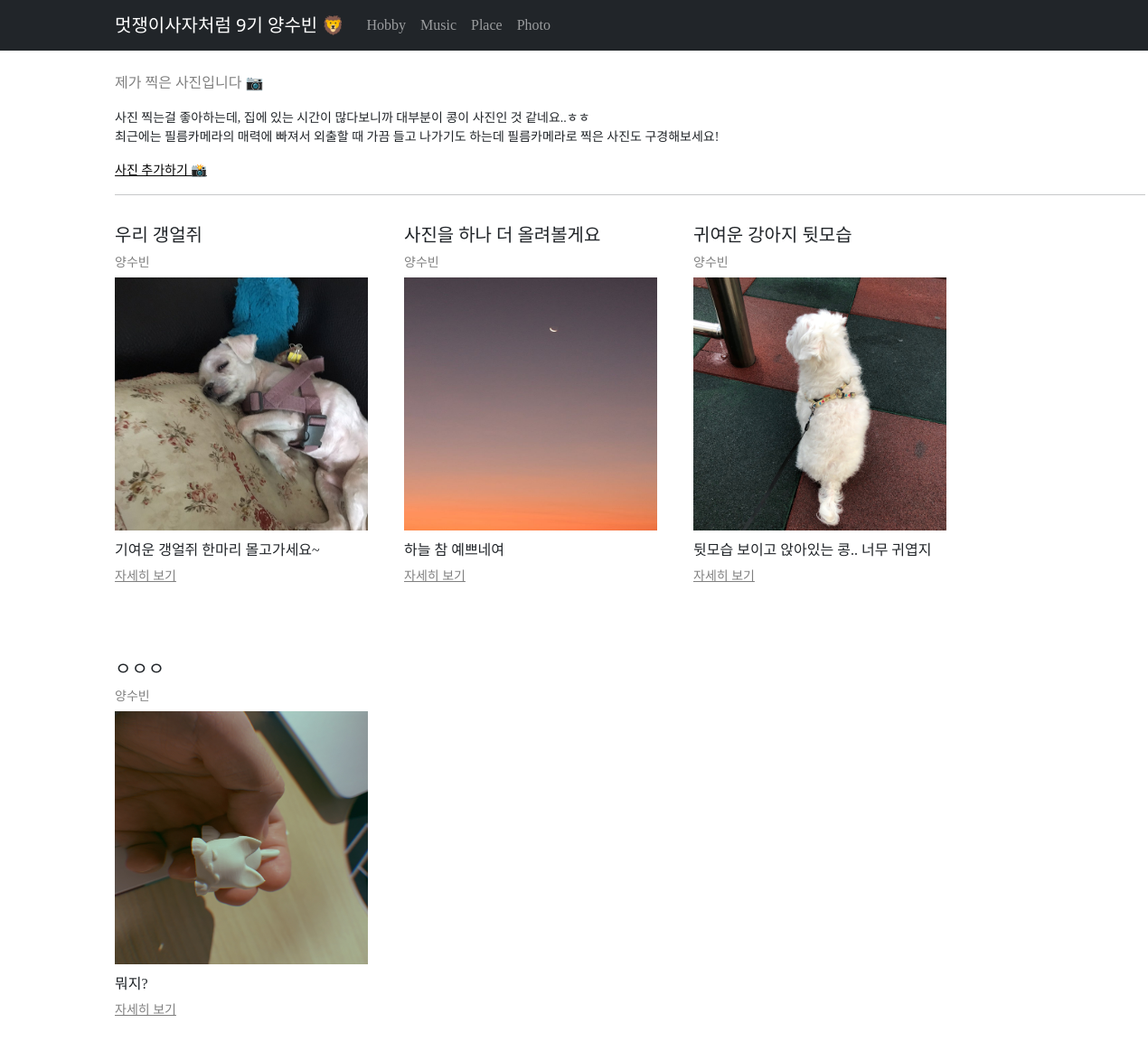
The page /photo/ on the database as committed earlier.
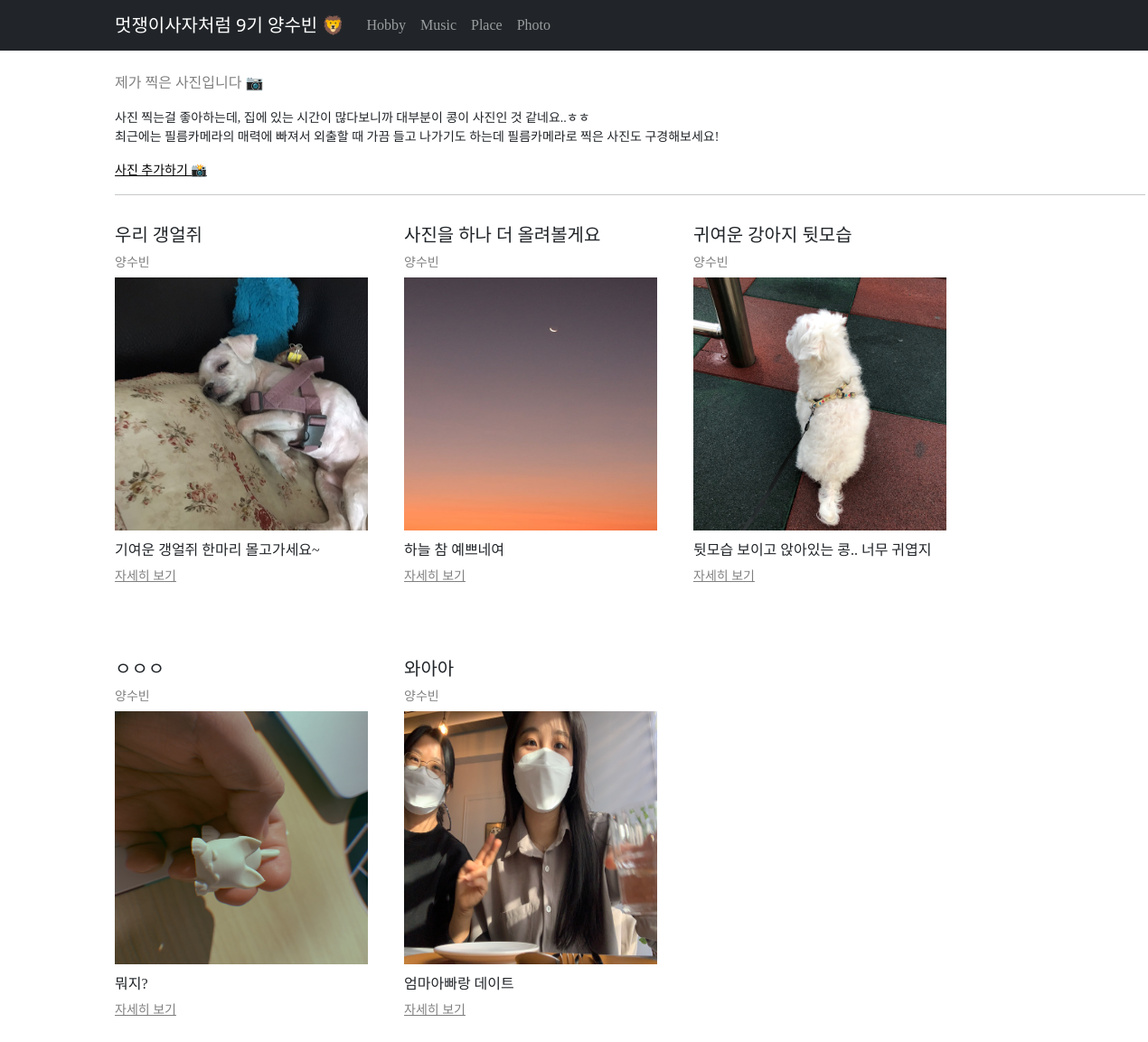
The same page on the database as committed later.
### subin/models.py (models this page shows, shortened)
class Photo(models.Model):
    title = models.CharField(max_length=200)
    writer = models.CharField(max_length=100)
    pub_date = models.DateTimeField()
    image = models.ImageField(upload_to='images/', blank=True, null = True)
    body = models.TextField()
    def summary(self):
        return self.body[:24]

### subin/views.py (the view)
# urls.py: path('photo/', views.photo, name="photo"),
def photo(request):
    photos = Photo.objects.all()
    return render(request, "photo.html", {'photos':photos})

### subin/templates/photo.html (shortened to what this page needs)
{% extends 'base.html' %}
{% block contents %}
<div class="mainbox">
    <p>제가 찍은 사진입니다 📷  </p>
    <p class="subtext">사진 찍는걸 좋아하는데, 집에 있는 시간이 많다보니까 대부분이 콩이 사진인 것 같네요..ㅎㅎ
        <br>최근에는 필름카메라의 매력에 빠져서 외출할 때 가끔 들고 나가기도 하는데 필름카메라로 찍은 사진도 구경해보세요!</p>
    <a href="{% url 'new' %}" class="addBtn">사진 추가하기 📸</a>
    <hr>
    <div class="content">
            {% for photo in photos %}
            <div class="photobox">
                <h4 class="title">{{photo.title}}</h4>
                <p class="writer">{{photo.writer}}</p>
                {% if photo.image %}
                <img src="{{photo.image.url}}" width=280 height=280 alt="photo_image" class="photo">
                {% endif %}
                {{photo.summary}}
                <a href="{% url 'detail' photo.id %}" class="moreBtn">자세히 보기</a><br>
            </div>
            {% endfor %}
    </div>
</div>
{% endblock %}

Rows that differ between the two databases and show on the page:
added Photo: title "와아아", writer "양수빈", image (picture), summary "엄마아빠랑 데이트"
